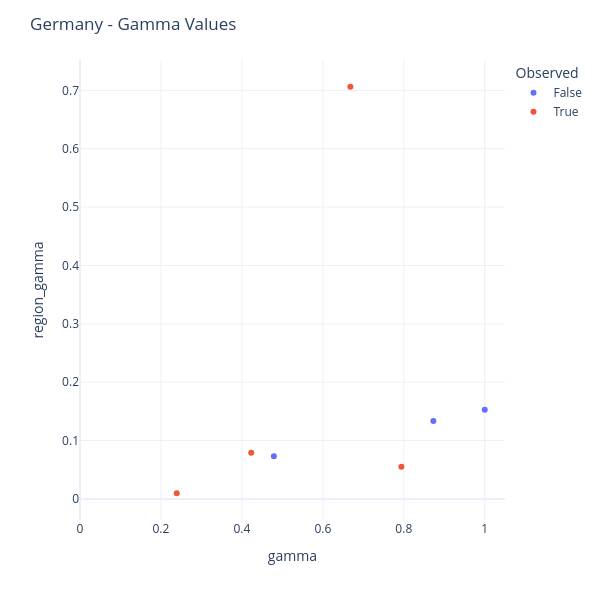

Notebook source saved alongside this figure:
### Code cell
# sns.set_theme(style='whitegrid')
# sns.relplot(data=summary_df.query("region == 'DE'"), x='gamma', y='region_gamma', hue='Observed')

df = summary_df.query("region == 'DE'").reset_index()
fig = px.scatter(
    df,
    x="gamma",
    y="region_gamma",
    color="Observed",
    template="plotly_white",
    hover_data={
        "policy":True,           # format policy
        "gamma":":.3f",
        "region_gamma":":.3f",
        "Observed":True
    },
    width=600,      # square canvas
    height=600
)
fig.update_layout(
    xaxis_title="gamma",
    yaxis_title="region_gamma",
    legend_title_text="Observed",
    title="Germany - Gamma Values"
)
fig.update_xaxes(range=[0, 1.05])

### Figure 1 — Plotly figure (JSON) as saved in the notebook; plotly's stock layout.template omitted (floating-point values rounded to 4 significant figures)
{"data": [{"customdata": [["No_Measure", false], ["Restrict_Mass_Gatherings", false], ["Restrict_Mass_Gatherings_and_Schools", false]], "hovertemplate": "Observed=%{customdata[1]}<br>gamma=%{x:.3f}<br>region_gamma=%{y:.3f}<br>policy=%{customdata[0]}<extra></extra>", "legendgroup": "False", "marker": {"color": "#636efa", "symbol": "circle"}, "mode": "markers", "name": "False", "orientation": "v", "showlegend": true, "type": "scatter", "x": [1.0, 0.873, 0.479], "xaxis": "x", "y": [0.1529, 0.1335, 0.07325], "yaxis": "y"}, {"customdata": [["Authorize_Schools_but_Restrict_Mass_Gatherings_and_Others", true], ["Mass_Gatherings_Authorized_But_Others_Restricted", true], ["Restrict_Mass_Gatherings_and_Schools_and_Others", true], ["Lockdown", true]], "hovertemplate": "Observed=%{customdata[1]}<br>gamma=%{x:.3f}<br>region_gamma=%{y:.3f}<br>policy=%{customdata[0]}<extra></extra>", "legendgroup": "True", "marker": {"color": "#EF553B", "symbol": "circle"}, "mode": "markers", "name": "True", "orientation": "v", "showlegend": true, "type": "scatter", "x": [0.794, 0.668, 0.423, 0.239], "xaxis": "x", "y": [0.05527, 0.7062, 0.07928, 0.009826], "yaxis": "y"}], "layout": {"height": 600, "legend": {"title": {"text": "Observed"}, "tracegroupgap": 0}, "margin": {"t": 60}, "title": {"text": "Germany - Gamma Values"}, "width": 600, "xaxis": {"anchor": "y", "domain": [0, 1], "range": [0, 1.05], "title": {"text": "gamma"}}, "yaxis": {"anchor": "x", "domain": [0, 1], "title": {"text": "region_gamma"}}}}
